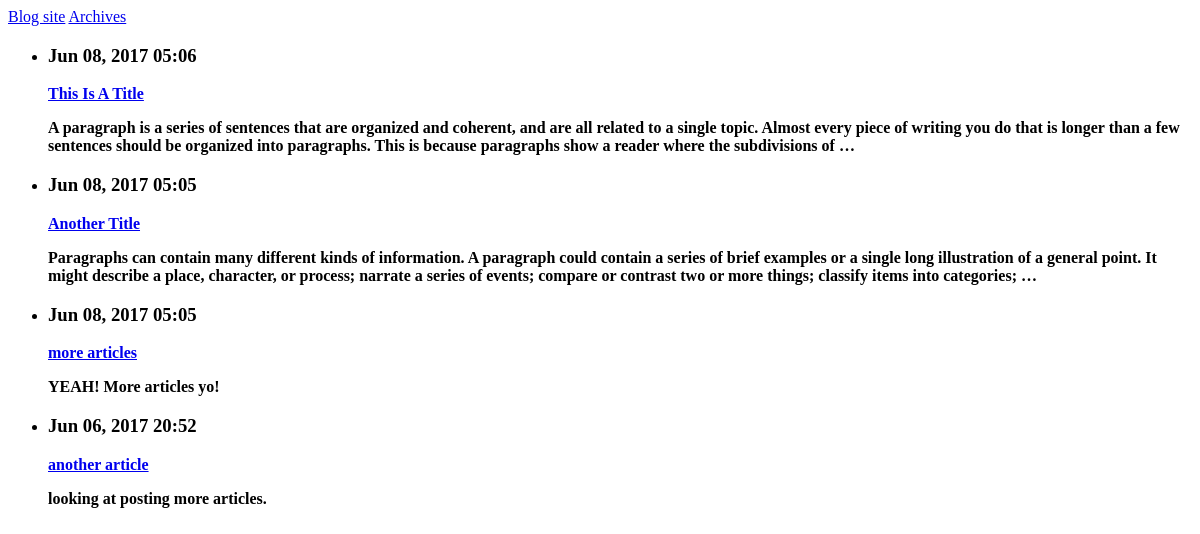
/, run on an earlier commit of the app's database.
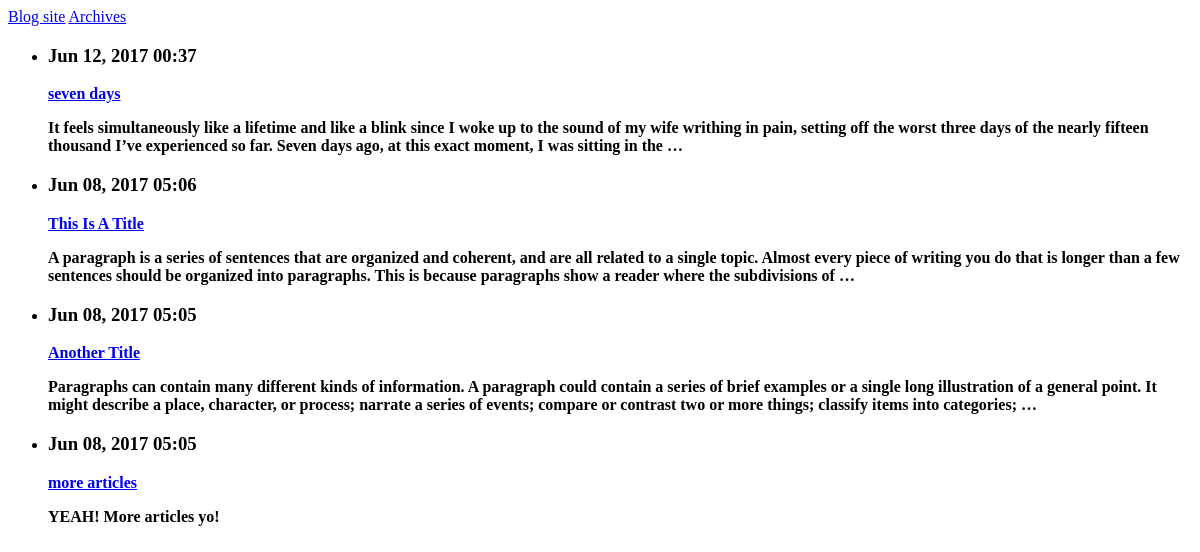
And on a later commit of the database.
### blogs/models.py (models this page shows, shortened)
class Posts(models.Model):
    title = models.CharField(max_length=400)    #blog article title
    text = models.TextField()                   #blog article content
    date_added = models.DateTimeField(auto_now_add=True)

### blogs/views.py (the view)
# urls.py: url(r'^$', views.index, name='index'), # ^$ beginning to end of string
def index(request):
    articles = Posts.objects.order_by('-date_added')
    context = {'articles': articles[:4]} #splice indicates that only four blog posts will be shown.  Very important.
    return render(request, 'blogs/index.html', context)

### blogs/templates/blogs/index.html
{% extends "blogs/base.html" %}
{% block content %}
  <ul>
    {% for article in articles %}
      <li>
        <h3><b>{{ article.date_added|date:'M d, Y H:i' }}</h3>
        <a href = "{% url 'blogs:article' article.id %}">{{ article.title }}</a>
        <p>{{ article.text|truncatewords:50 }}</p>
      </li>
    {% empty %}
      <li>No posts as of yet</li>
    {% endfor %}
  </ul>
{% endblock content %}

What changed in the data, as far as the page shows it:
no longer on this page (row unchanged): Posts: date_added "Jun 06, 2017 20:52", title "another article", text "looking at posting more articles."
added Posts: date_added "Jun 12, 2017 00:37", title "seven days", text "It feels simultaneously like a lifetime and like a blink since I woke up to the sound of my wife writhing in pain, setting off the worst three days of the nearly fifteen thousand I’ve experienced so far. Seven days ago, at this exact moment, I was sitting in the …"
